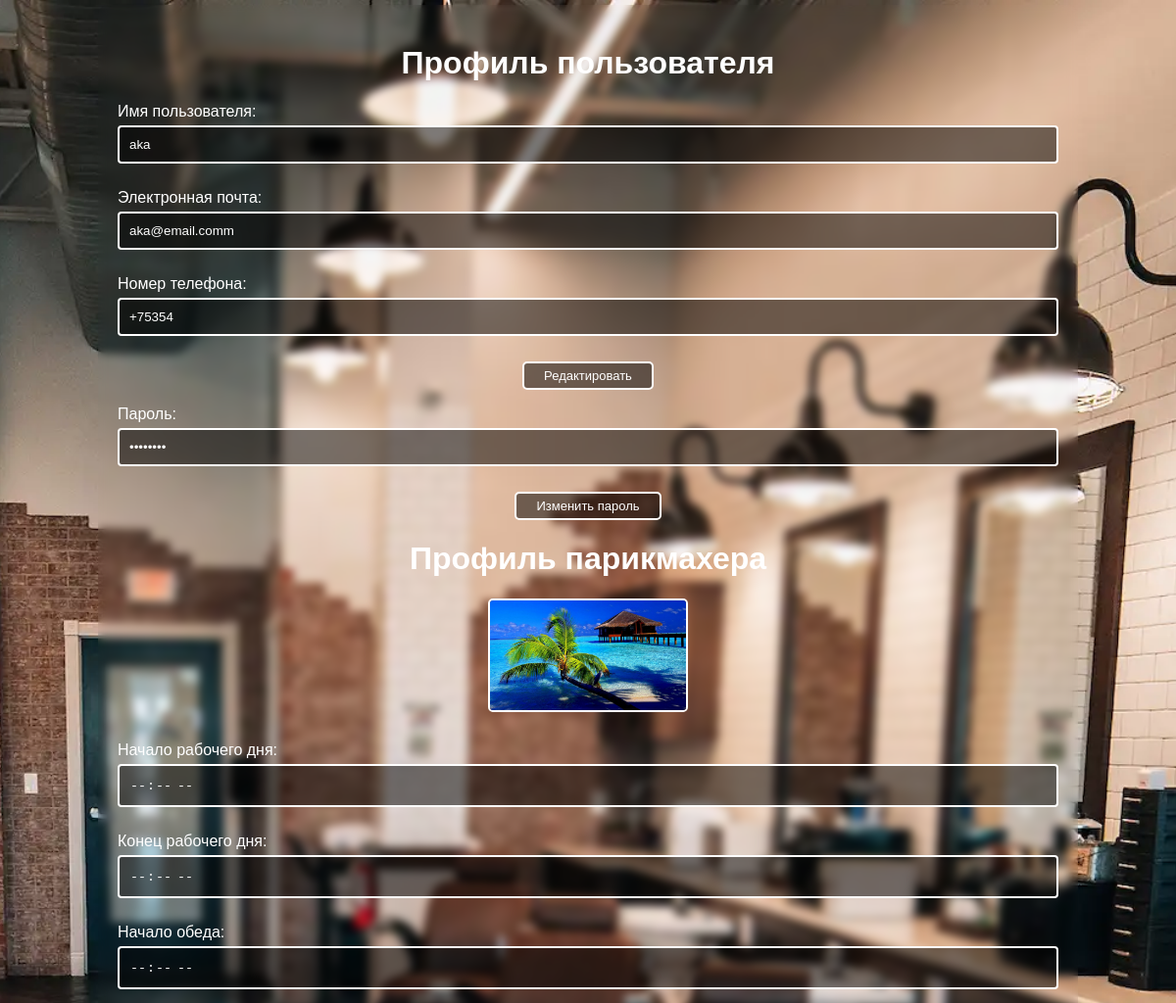
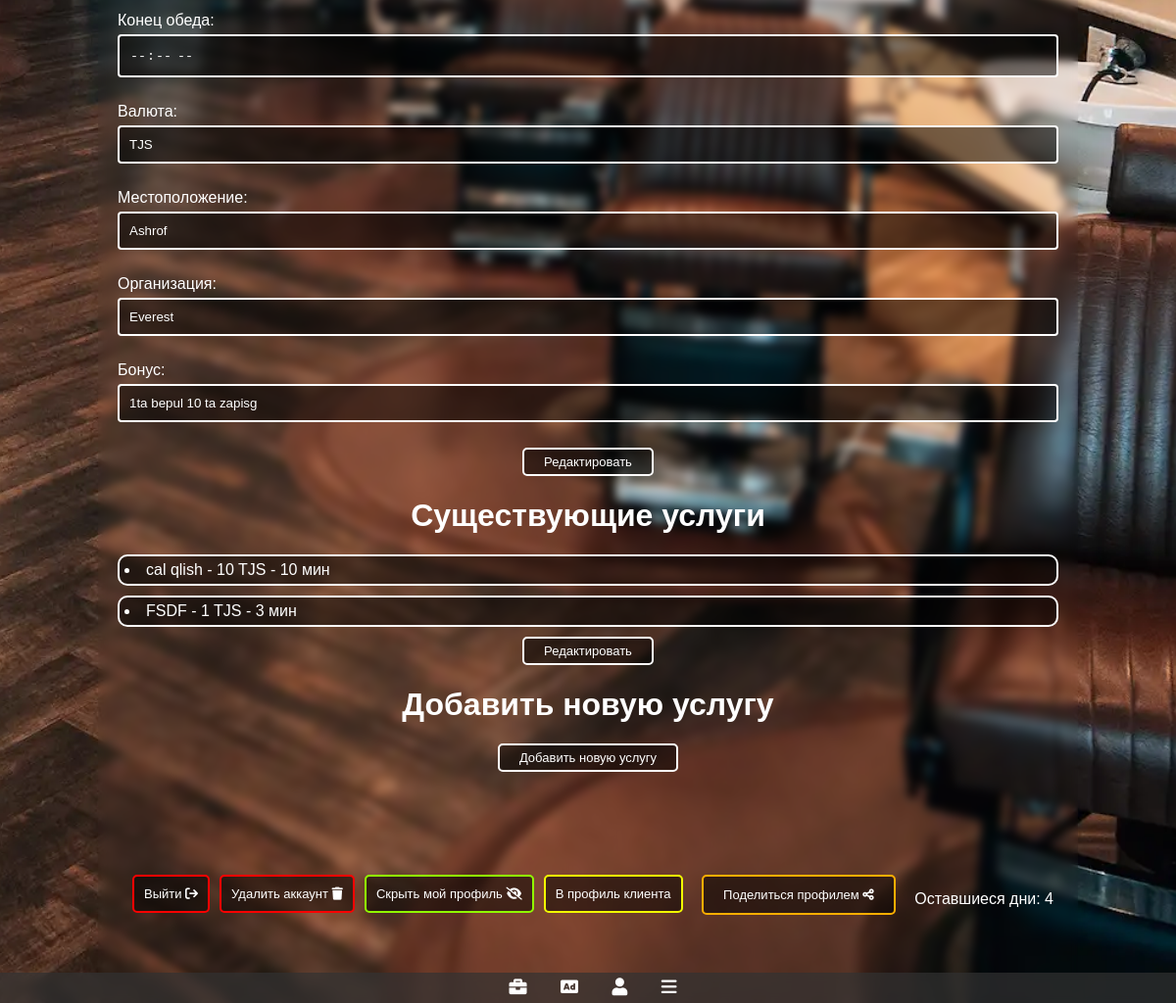
/sar/barber_profile/ (signed in), run on the app's committed database (2 pictures, top to bottom).
### main/models.py (models this page shows, shortened)
class CustomUser(AbstractUser):
    id = models.UUIDField(primary_key=True, default=uuid.uuid4, editable=False)
    is_barber = models.BooleanField(default=False)
    phone_number = models.CharField(max_length=20, null=True, blank=True, default="")
    favorite_barbers = models.ManyToManyField('sartaroshxona.Barber', blank=True, related_name='favorited_by')
    country =  models.ForeignKey(Country, on_delete=models.SET_NULL, blank=True, null=True)
    region = models.ForeignKey(Region, on_delete=models.SET_NULL, blank=True, null=True)
    district = models.ForeignKey(District, on_delete=models.SET_NULL, blank=True, null=True)
    city = models.ForeignKey(City, on_delete=models.SET_NULL, blank=True, null=True)
    USERNAME_FIELD = 'username'
    REQUIRED_FIELDS = ['email']
    objects = CustomUserManager()

### sartaroshxona/models.py (models this page shows, shortened)
class Barber(models.Model):
    id = models.UUIDField(primary_key=True, default=uuid.uuid4, editable=False)
    user = models.ForeignKey(CustomUser, on_delete=models.CASCADE, related_name='barber_profile')
    profile_image = models.ImageField(upload_to='profile_images/', null=True, blank=True)
    start_work = models.TimeField(null=True, blank=True)
    end_work = models.TimeField(null=True, blank=True)
    launch_start_time = models.TimeField(null=True, blank=True)
    launch_end_time = models.TimeField(null=True, blank=True)
    location = models.CharField(max_length=50, null=True, blank=True,default="")
    organization_name = models.CharField(max_length=50, null=True, blank=True,default="")
    bonus = models.CharField(max_length=150, null=True, blank=True, default="")  # Add the bonus field
    CURRENCY_CHOICES = [
        ('USD', 'US Dollar'),
        ('EUR', 'Euro'),
        ('RUB', 'Russian Ruble'),
        ('TJS', 'Tajik Somoni'),
        ('UZS', 'Uzbekistani Soʻm'),
    ]
    currency = models.CharField(max_length=3, choices=CURRENCY_CHOICES, default='TJS')
    active_barber = models.BooleanField(default=False)
    payment = models.BooleanField(default=False)
    payment_expiration_date = models.DateTimeField(null=True, blank=True)
    def get_services(self):
        return self.provided_services.all()  # Renamed related name for clarity
    def get_user_time_zone(self):
        if self.user.country and self.user.country.name == 'Russia':
            return (timezone.now().astimezone(pytz.timezone('Europe/Moscow')) - timedelta(minutes=1)).replace(tzinfo=None)
        elif self.user.country and self.user.country.name == 'Tajikistan':
            return (timezone.now().astimezone(pytz.timezone('Asia/Dushanbe')) - timedelta(minutes=1)).replace(tzinfo=None)
        else:
             return (timezone.now() - timedelta(minutes=1)).replace(tzinfo=None)

class Service(models.Model):
    barber = models.ForeignKey('Barber', on_delete=models.CASCADE, related_name='provided_services')
    title = models.CharField(max_length=50)
    price = models.IntegerField()
    duration_minutes = models.PositiveIntegerField()

### sartaroshxona/views.py (the view)
# urls.py: path('barber_profile/', views.barber_profile, name='barber_profile'),
@login_required
@is_barber_required
def barber_profile(request):
    user = request.user
    barber = Barber.objects.get(user=user)  # Fetch the logged-in barber's data
    if request.method == 'POST':
        if 'user_info_form' in request.POST:
            user_form = UserProfileForm(request.POST, instance=request.user)
            if user_form.is_valid():
                user_form.save()
                return redirect('barber_profile')
        elif 'password_change_form' in request.POST:
            password_change_form = PasswordChangeForm(request.user, request.POST)
            if password_change_form.is_valid():
                user = password_change_form.save()
                update_session_auth_hash(request, user)
                return redirect('barber_profile')
        elif 'barber_info_form' in request.POST:
            barber = Barber.objects.get(user=user)
            old_profile_image = barber.profile_image  # Get the old profile image
            barber_form = BarberForm(request.POST, request.FILES, instance=barber)
            if barber_form.is_valid():
                if old_profile_image and 'profile_image' in request.FILES:
                    if os.path.isfile(os.path.join(settings.MEDIA_ROOT, str(old_profile_image))):
                        os.remove(os.path.join(settings.MEDIA_ROOT, str(old_profile_image)))
                barber_form.save()
                return redirect('barber_profile')
        elif 'delete_image' in request.POST:
            barber = Barber.objects.get(user=request.user)
            old_profile_image = barber.profile_image
            if old_profile_image:  # Check if the image exists
                barber.profile_image.delete()
                barber.profile_image = None
                barber.save()
                return redirect('barber_profile')
        elif 'service_edit_form' in request.POST:
            service_ids = request.POST.getlist('id[]')
            titles = request.POST.getlist('title[]')
            prices = request.POST.getlist('price[]')
            durations = request.POST.getlist('duration_minutes[]')
            print(service_ids)
            for i, service_id in enumerate(service_ids):
                service = Service.objects.get(pk=service_id)
                service.title = titles[i]
                service.price = prices[i]
                service.duration_minutes = durations[i]
                service.save()
            return redirect('barber_profile')
        elif 'service_delete_form' in request.POST:
            service_ids_to_delete = request.POST.getlist('delete[]')
            for service_id in service_ids_to_delete:
                service = Service.objects.get(pk=service_id)
                service.delete()
            return redirect('barber_profile')
        elif 'service_form' in request.POST:  # Add new service
            service_form = ServiceForm(request.POST)
            if service_form.is_valid():
                service = service_form.save(commit=False)
                service.master = barber  # Associate the service with the logged-in barber
                service.save()
                return redirect('barber_profile')
        elif 'active_barber' in request.POST:
            if barber.payment:
                barber.active_barber = not barber.active_barber
                barber.save()
                return redirect('barber_profile')
            return render(request, 'main/others.html', {
                'barber': barber,
                'display': 'payment_info',
                })
    else:
        barber_form = BarberForm(instance=barber)
        service_initial = {'barber': barber}
        service_form = ServiceForm(initial=service_initial)
        user_form = UserProfileForm(instance=request.user)
        password_change_form = PasswordChangeForm(request.user)
        if barber.payment:
            payment_expiration_date_naive = barber.payment_expiration_date.replace(tzinfo=None)
            print(barber.get_user_time_zone())
            left_days = (payment_expiration_date_naive - barber.get_user_time_zone()).days
            left_days = max(left_days, 0)  # Ensure left_days is non-negative
            if int(left_days) == 0:
                barber.deactivate_premium()
        else:
            left_days = 0
    services = barber.get_services()  # Fetch services associated with the current barber
    return render(request, 'sartaroshxona/prof.html', {
        'user_form': user_form,
        'password_change_form': password_change_form,
        'barber': barber,
        'barber_form': barber_form,
        'services': services,
        'service_form': service_form,
        'left_days': left_days
    })

### clients/forms.py
class UserProfileForm(forms.ModelForm):
    class Meta:
        model = CustomUser
        fields = ['username', 'email', 'phone_number']  # Include fields that you want users to edit

### sartaroshxona/forms.py
class BarberForm(forms.ModelForm):
    class Meta:
        model = Barber
        fields = ['user', 'profile_image', 'start_work', 'end_work', 'launch_start_time', 'launch_end_time', 'location', 'organization_name', 'bonus', 'currency']  # Use all fields from the Barber model

### main/validators.py (called while the page is built)
    def get_help_text(self):
        return "Ваш пароль не может содержать последовательности повторяющихся символов (например, '111', '222' и т. д.)."

### sartaroshxona/templates/sartaroshxona/prof.html (shortened to what this page needs)
{% extends 'main/base.html' %}
{% load static %}
{% block content %}
{% include 'main/navbar.html' %}
<link rel="stylesheet" href="{% static 'css/prof.css' %}">
<link rel="stylesheet" href="https://cdnjs.cloudflare.com/ajax/libs/font-awesome/5.15.4/css/all.min.css">
<div class="container">
    <h1>Профиль пользователя</h1>
    <div id="readOnlyUserMode">
        <p>Имя пользователя: <input type="text" id="username" value="{{ user_form.username.value }}" disabled></p>
        <p>Электронная почта: <input type="email" id="email" value="{{ user_form.email.value }}" disabled></p>
        <p>Номер телефона: <input type="text" name="phone_number" value="{{ user_form.phone_number.value }}" id="phone_number" disabled></p>
        <button id="editUserButton">Редактировать</button>
    </div>
    <div id="readOnlyPasswordMode">
        <p>Пароль: <input type="password" name="old_password" value="********" id="old_password" disabled></p>
        <button id="editPasswordButton">Изменить пароль</button>
    </div>
    <h1 class="profile-header">Профиль парикмахера</h1>
    <div id="readOnlyBarberMode">
        <div class="profile-field">
            <div class="profile-field">
                <div class="profile-image-container">
                    {% if barber.profile_image %}
                        <img src="{{ barber.profile_image.url }}" alt="Изображение профиля">
                    {% else %}
                        <img src="{% static 'images/default.jpg' %}" alt="Изображение по умолчанию">
                    {% endif %}
                </div>
            </div>
            <p>Начало рабочего дня: <input type="time" name="start_work" value="{% if barber_form.start_work.value %}{{ barber_form.start_work.value|time:'H:i' }}{% endif %}" id="start_work" disabled></p>
            <p>Конец рабочего дня: <input type="time" name="end_work" value="{% if barber_form.end_work.value %}{{ barber_form.end_work.value|time:'H:i' }}{% endif %}" id="end_work" disabled></p>
            <p>Начало обеда: <input type="time" name="launch_start_time" value="{% if barber_form.launch_start_time.value %}{{ barber_form.launch_start_time.value|time:'H:i' }}{% endif %}" id="launch_start_time" disabled></p>
            <p>Конец обеда: <input type="time" name="launch_end_time" value="{% if barber_form.launch_end_time.value %}{{ barber_form.launch_end_time.value|time:'H:i' }}{% endif %}" id="launch_end_time" disabled></p>
            <p>Валюта: <input type="text" name="currency" value="{{ barber_form.currency.value }}" id="currency" disabled></p>
            <p>Местоположение: <input type="text" name="location" value="{{ barber_form.location.value }}" id="location" disabled></p>
            <p>Организация: <input type="text" name="organization_name" value="{{ barber_form.organization_name.value }}" id="organization_name" disabled></p>
            <p>Бонус: <input type="text" name="bonus" value="{{ barber_form.bonus.value }}" id="bonus" placeholder="Например: 1 бесплатное обслуживание за 5 записей" disabled></p>
            <button id="editBarberButton">Редактировать</button>
        </div>
    </div>
    <h1>Существующие услуги</h1>
    <div id="readOnlyServiceMode">
        {% if services %}
            {% for service in services %}
                <div  class="service-container">
                    <li>
                        <span class="readonly-input">{{ service.title }} - {{ service.price }} {{ barber.currency}} - {{ service.duration_minutes}} мин</span>
                    </li>
                </div>
            {% endfor %}
        {% else %}
            <p>Услуги не найдены.</p>
        {% endif %}
        <button id="editServiceButton">Редактировать</button>
    </div>
    <h1>Добавить новую услугу</h1>
    <div id="showAddServiceForm">
        <button>Добавить новую услугу</button>
    </div>
    <div class="bottom-container">
        <form method="post" action="{% url 'logout' %}" class="logout-form">
            <button style="border-color: red; padding: 10px; margin-left: 10px;" type="submit" onclick="return confirm('Вы уверены, что хотите выйти?')">
                Выйти <i class="fa-solid fa-arrow-right-from-bracket"></i>
            </button>
        </form>
        <form method="post" action="{% url 'delete_account' %}" class="delete-account-form">
            <button style="border-color: red; padding: 10px; margin-left: 10px;" type="submit" onclick="return confirm('Вы уверены, что хотите удалить свой аккаунт?')">
                Удалить аккаунт <i class="fa-solid fa-trash"></i>
            </button>
        </form>
        <form method="post">
            <button style="border-color: rgb(145, 255, 0); padding: 10px; margin-left: 10px;" type="submit" name="active_barber">
                {% if barber.active_barber %}
                    Скрыть мой профиль <i class="fa-solid fa-eye-slash"></i>
                {% else %}
                    Показать мой профиль публично <i class="fa-solid fa-eye"></i>
                {% endif %}
            </button>
        </form>
        <form method="post"  action="{% url 'client_or_barber' %}">
            <button style="border-color: rgb(242, 255, 0); padding: 10px; margin-left: 10px;" type="submit">
                {% if request.user.is_barber %}
                    В профиль клиента
                {% else %}
                    В профиль парикмахера
                {% endif %}
            </button>
        </form>
        <button style="border-color: rgb(255, 174, 0);" class="bottom-container-button" id="shareButton" data-barber-id="{{ barber.id }}">
            Поделиться профилем <i class="fa-solid fa-share-nodes"></i>
        </button>
        <p>Оставшиеся дни: {{left_days}}</p>
    </div>
</div>
{% endblock %}

### sartaroshxona/static/css/prof.css (style rules this page uses)
body { background: url('../images/backround.jpg'); background-size: cover; background-position: center; color: #fff; font-family: 'Arial', sans-serif; margin: 0; padding: 0; display: flex; justify-content: center; align-items: center; height: 100vh; background-attachment: fixed; background-position: center; background-repeat: no-repeat; background-size: cover; }
.container { text-align: left; width: 80%; backdrop-filter: blur(5px); overflow-y: auto; height: calc(100vh - 40px); margin-top: 50px; border-radius: 10px; padding: 20px; position: relative; min-height: 100vh; }
.profile-field { margin-bottom: 20px; }
.profile-image-container { display: flex; flex-direction: column; align-items: center; }
.profile-image-container img { width: 200px; height: auto; margin-bottom: 10px; border-radius: 5px; border: 2px solid #fff; }
.container * { color: #fff; }
.container input[type="text"], .container input[type="password"], .container input[type="email"], .container input[type="date"], .container select, .container input[type="tel"], .container input[type="time"] { background-color: rgba(0, 0, 0, 0.5); color: #fff; border: 2px solid #fff; padding: 10px; width: 100%; border-radius: 4px; box-sizing: border-box; margin-bottom: 10px; margin-top: 5px; }
.container h1 { text-align: center; }
.container button { color: #fff; background-color: rgba(0, 0, 0, 0.5); border: 2px solid #fff; padding: 5px 20px; border-radius: 5px; cursor: pointer; margin-top: 10px; font-size: small; margin: 0 auto; display: block; margin-bottom: 1%; }
.service-container { background-color: rgba(0, 0, 0, 0.5); color: #fff; border: 2px solid #fff; margin-bottom: 10px; padding: 5px 5px; border-radius: 10px; }
.bottom-container { margin-top: 100px; padding: 5px; display: flex; flex-wrap: wrap; justify-content: center; margin-bottom: 10px; }
.bottom-container form { margin-bottom: 10px; }

### data on the page
CustomUser: username.value "aka", email.value "aka@email.comm", phone_number "+75354"
Barber: profile_image (picture), currency "TJS", location "Ashrof", organization_name "Everest", bonus "1ta bepul 10 ta zapisg"
Service: title "cal qlish", price "10", duration_minutes "10"
Service: title "FSDF", price "1", duration_minutes "3"

### other printed values
{{ left_days }} "4"
